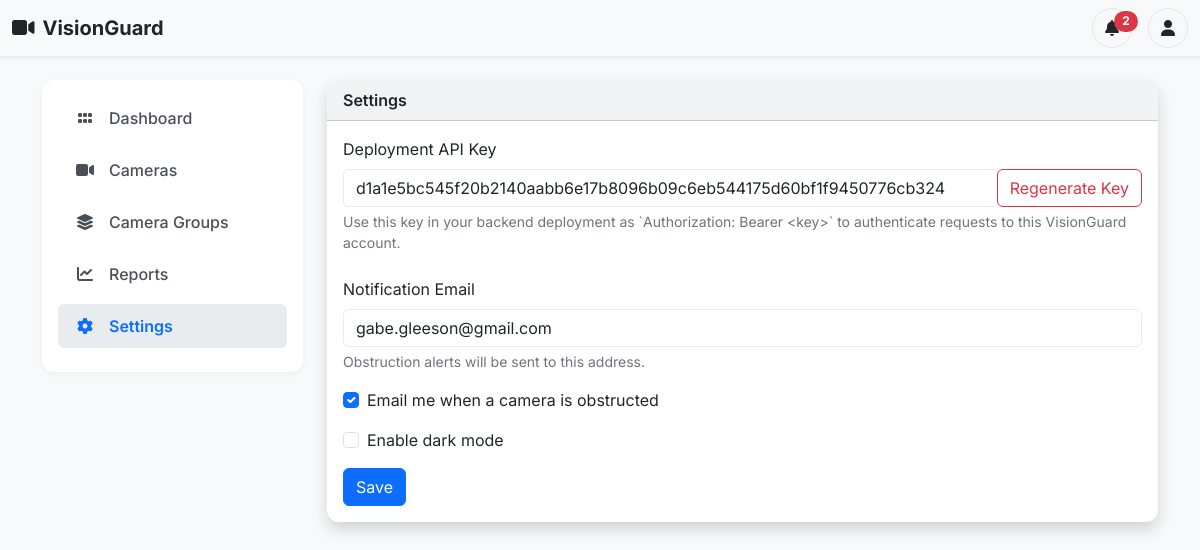
/settings (signed in), run on the app's committed database.
### app.py (models this page shows)
class User(UserMixin, db.Model):
    id = db.Column(db.Integer, primary_key=True)
    username = db.Column(db.String(150), unique=True, nullable=False)
    password = db.Column(db.String(150), nullable=False)
    api_key = db.Column(db.String(64), unique=True, nullable=False)
    notification_email = db.Column(db.String(255), nullable=True)
    email_notifications_enabled = db.Column(db.Boolean, nullable=False, default=False)
    dark_mode_enabled = db.Column(db.Boolean, nullable=False, default=False)
    cameras = db.relationship("Camera", backref="owner", lazy=True)
    camera_groups = db.relationship("CameraGroup", backref="owner", lazy=True)

### app.py (the view, shortened to what this page needs)
@app.route("/settings", methods=["GET", "POST"])
@login_required
def settings():
    return render_template("settings.html", active="settings")

### app.py (called while the page is built)
@login_manager.user_loader
def load_user(user_id):
    return User.query.get(int(user_id))

### templates/settings.html (shortened to what this page needs)
{% extends "layout.html" %}
{% block content %}
<div class="card shadow">
  <div class="card-header">Settings</div>
  <div class="card-body">
    <div class="mb-4">
      <label for="api_key" class="form-label">Deployment API Key</label>
      <div class="input-group">
        <input
          type="text"
          class="form-control"
          id="api_key"
          value="{{ current_user.api_key }}"
          readonly
        >
        <form method="POST" action="{{ url_for('settings') }}">
          <button type="submit" class="btn btn-outline-danger">Regenerate Key</button>
        </form>
      </div>
      <div class="form-text">
        Use this key in your backend deployment as `Authorization: Bearer &lt;key&gt;` to authenticate requests to this VisionGuard account.
      </div>
    </div>
    <form method="POST" action="{{ url_for('settings') }}">
      <div class="mb-3">
        <label for="notification_email" class="form-label">Notification Email</label>
        <input
          type="email"
          class="form-control"
          id="notification_email"
          name="notification_email"
          value="{{ current_user.notification_email or '' }}"
          placeholder="alerts@example.com"
        >
        <div class="form-text">Obstruction alerts will be sent to this address.</div>
      </div>
      <div class="mb-3">
        <div class="form-check">
          <input
            class="form-check-input"
            type="checkbox"
            id="email_notifications_enabled"
            name="email_notifications_enabled"
            {% if current_user.email_notifications_enabled %}checked{% endif %}
          >
          <label class="form-check-label" for="email_notifications_enabled">
            Email me when a camera is obstructed
          </label>
        </div>
      </div>
      <div class="mb-3">
        <div class="form-check">
          <input
            class="form-check-input"
            type="checkbox"
            id="dark_mode_enabled"
            name="dark_mode_enabled"
          >
          <label class="form-check-label" for="dark_mode_enabled">
            Enable dark mode
          </label>
        </div>
      </div>
      <button type="submit" class="btn btn-primary">Save</button>
    </form>
  </div>
</div>
{% endblock %}

### templates/layout.html (style rules this page uses)
:root { --vg-body-bg: #f8f9fa; --vg-surface: #ffffff; --vg-surface-muted: #f1f3f5; --vg-border-soft: rgba(0, 0, 0, 0.08); --vg-text: #212529; --vg-text-muted: #6c757d; --vg-nav-text: #495057; --vg-nav-hover-bg: #e9ecef; --vg-nav-hover-text: #0d6efd; --vg-shadow: 0 2px 6px rgba(0, 0, 0, 0.05); --vg-navbar-shadow: 0 1px 4px rgba(0, 0, 0, 0.1); }
body { background-color: var(--vg-body-bg); color: var(--vg-text); font-family: 'Inter', sans-serif; }
.card { border: none; border-radius: 12px; overflow: hidden; background-color: var(--vg-surface); color: var(--vg-text); }
.card-header { background-color: var(--vg-surface-muted); font-weight: 600; display: flex; justify-content: space-between; align-items: center; }
.dropdown-menu, .offcanvas, .modal-content, .list-group-item, .form-control, .form-select, textarea.form-control, .input-group-text { background-color: var(--vg-surface); color: var(--vg-text); border-color: var(--vg-border-soft); }
.text-muted, .form-text, .btn-link { color: var(--vg-text-muted) !important; }

### data on the page
User: api_key "d1a1e5bc545f20b2140aabb6e17b8096b09c6eb544175d60bf1f9450776cb324", notification_email "gabe.gleeson@gmail.com", email_notifications_enabled "☑"
